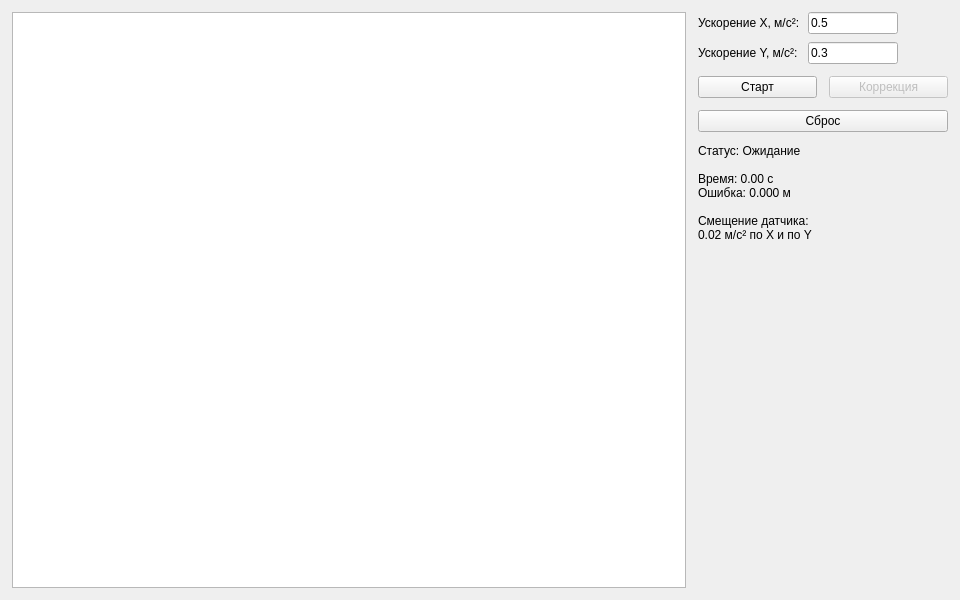
<?xml version="1.0" encoding="UTF-8"?>
<ui version="4.0">
 <class>MainWindow</class>
 <widget class="QMainWindow" name="MainWindow">
  <property name="geometry">
   <rect>
    <x>0</x>
    <y>0</y>
    <width>960</width>
    <height>600</height>
   </rect>
  </property>
  <property name="minimumSize">
   <size>
    <width>760</width>
    <height>480</height>
   </size>
  </property>
  <property name="windowTitle">
   <string>Инерциальная навигация - вариант 1</string>
  </property>
  <widget class="QWidget" name="centralwidget">
   <layout class="QHBoxLayout" name="horizontalLayout" stretch="1,0">
    <property name="spacing">
     <number>12</number>
    </property>
    <property name="leftMargin">
     <number>12</number>
    </property>
    <property name="topMargin">
     <number>12</number>
    </property>
    <property name="rightMargin">
     <number>12</number>
    </property>
    <property name="bottomMargin">
     <number>12</number>
    </property>
    <item>
     <widget class="QGraphicsView" name="graphicsView">
      <property name="minimumSize">
       <size>
        <width>460</width>
        <height>360</height>
       </size>
      </property>
      <property name="verticalScrollBarPolicy">
       <enum>Qt::ScrollBarAlwaysOff</enum>
      </property>
      <property name="horizontalScrollBarPolicy">
       <enum>Qt::ScrollBarAlwaysOff</enum>
      </property>
      <property name="renderHints">
       <set>QPainter::Antialiasing|QPainter::TextAntialiasing</set>
      </property>
      <property name="backgroundBrush">
       <brush brushstyle="SolidPattern">
        <color alpha="255">
         <red>255</red>
         <green>255</green>
         <blue>255</blue>
        </color>
       </brush>
      </property>
     </widget>
    </item>
    <item>
     <layout class="QVBoxLayout" name="controlsLayout">
      <property name="spacing">
       <number>12</number>
      </property>
      <item>
       <layout class="QFormLayout" name="accelerationLayout">
        <property name="horizontalSpacing">
         <number>8</number>
        </property>
        <property name="verticalSpacing">
         <number>8</number>
        </property>
        <item row="0" column="0">
         <widget class="QLabel" name="labelAx">
          <property name="text">
           <string>Ускорение X, м/с²:</string>
          </property>
          <property name="buddy">
           <cstring>lineEditAx</cstring>
          </property>
         </widget>
        </item>
        <item row="0" column="1">
         <widget class="QLineEdit" name="lineEditAx">
          <property name="minimumSize">
           <size>
            <width>65</width>
            <height>0</height>
           </size>
          </property>
          <property name="maximumSize">
           <size>
            <width>90</width>
            <height>16777215</height>
           </size>
          </property>
          <property name="toolTip">
           <string>От -10 до 10 м/с². Можно использовать точку или запятую.</string>
          </property>
          <property name="text">
           <string>0.5</string>
          </property>
         </widget>
        </item>
        <item row="1" column="0">
         <widget class="QLabel" name="labelAy">
          <property name="text">
           <string>Ускорение Y, м/с²:</string>
          </property>
          <property name="buddy">
           <cstring>lineEditAy</cstring>
          </property>
         </widget>
        </item>
        <item row="1" column="1">
         <widget class="QLineEdit" name="lineEditAy">
          <property name="minimumSize">
           <size>
            <width>65</width>
            <height>0</height>
           </size>
          </property>
          <property name="maximumSize">
           <size>
            <width>90</width>
            <height>16777215</height>
           </size>
          </property>
          <property name="toolTip">
           <string>От -10 до 10 м/с². Можно использовать точку или запятую.</string>
          </property>
          <property name="text">
           <string>0.3</string>
          </property>
         </widget>
        </item>
       </layout>
      </item>
      <item>
       <layout class="QHBoxLayout" name="buttonsLayout">
        <item>
         <widget class="QPushButton" name="btnStart">
          <property name="text">
           <string>Старт</string>
          </property>
         </widget>
        </item>
        <item>
         <widget class="QPushButton" name="btnCorrect">
          <property name="enabled">
           <bool>false</bool>
          </property>
          <property name="toolTip">
           <string>Исправить позицию. Накопленная ошибка скорости сохраняется.</string>
          </property>
          <property name="text">
           <string>Коррекция</string>
          </property>
         </widget>
        </item>
       </layout>
      </item>
      <item>
       <widget class="QPushButton" name="btnReset">
        <property name="text">
         <string>Сброс</string>
        </property>
       </widget>
      </item>
      <item>
       <widget class="QLabel" name="labelStatus">
        <property name="minimumSize">
         <size>
          <width>250</width>
          <height>0</height>
         </size>
        </property>
        <property name="maximumSize">
         <size>
          <width>280</width>
          <height>16777215</height>
         </size>
        </property>
        <property name="text">
         <string>Статус: Ожидание

Время: 0.00 с
Ошибка: 0.000 м

Смещение датчика:
0.02 м/с² по X и по Y</string>
        </property>
        <property name="alignment">
         <set>Qt::AlignLeading|Qt::AlignLeft|Qt::AlignTop</set>
        </property>
        <property name="wordWrap">
         <bool>true</bool>
        </property>
       </widget>
      </item>
      <item>
       <spacer name="verticalSpacer">
        <property name="orientation">
         <enum>Qt::Vertical</enum>
        </property>
        <property name="sizeHint" stdset="0">
         <size>
          <width>20</width>
          <height>40</height>
         </size>
        </property>
       </spacer>
      </item>
     </layout>
    </item>
   </layout>
  </widget>
 </widget>
 <tabstops>
  <tabstop>lineEditAx</tabstop>
  <tabstop>lineEditAy</tabstop>
  <tabstop>btnStart</tabstop>
  <tabstop>btnCorrect</tabstop>
  <tabstop>btnReset</tabstop>
 </tabstops>
 <resources/>
 <connections/>
</ui>
